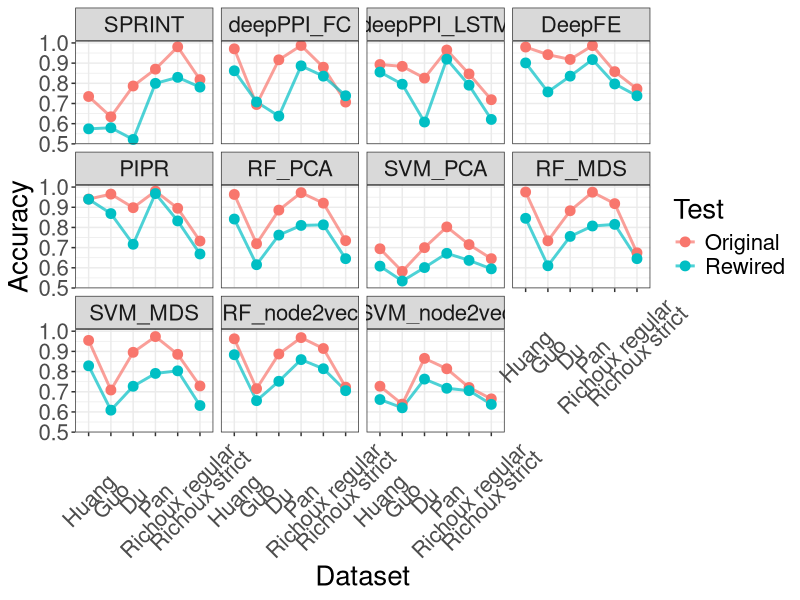
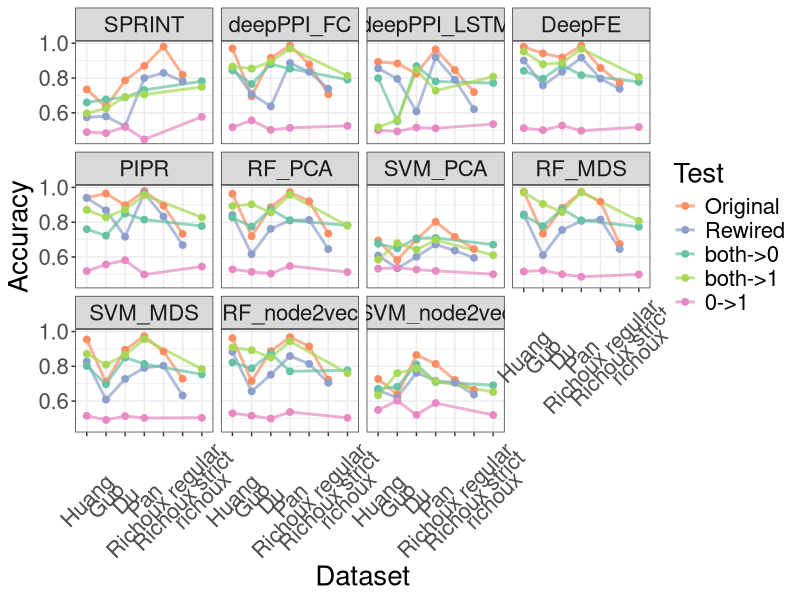
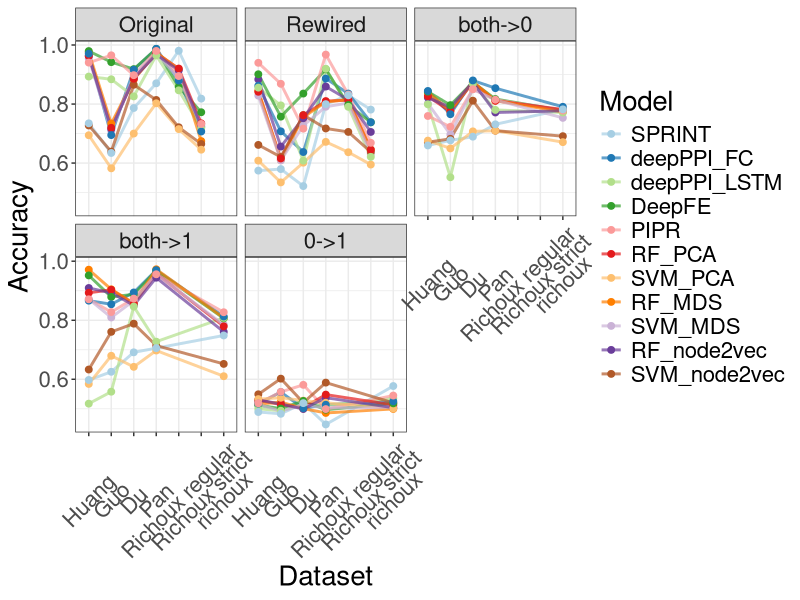
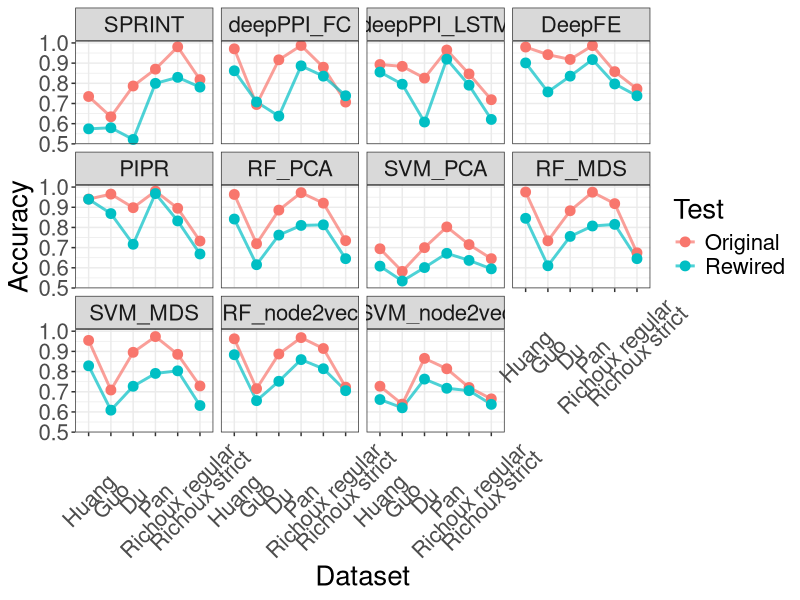
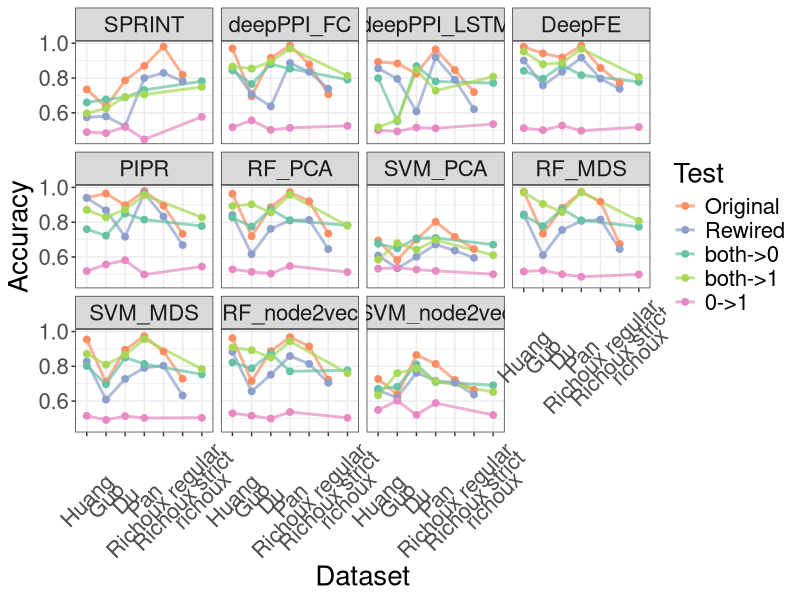
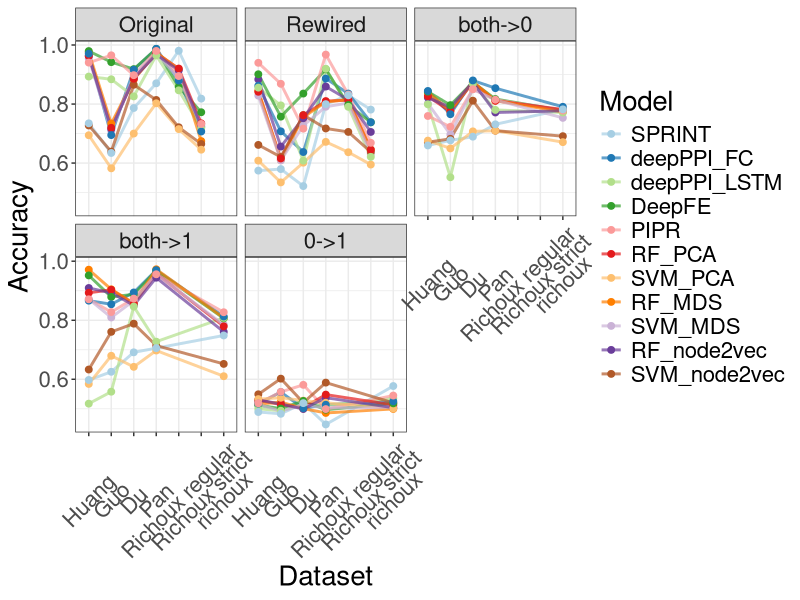

The R source for these figures, in order:
library(data.table)
library(ggplot2)
library(RColorBrewer)
library(pheatmap)

original_results <- fread('results/original.csv')
original_results$Test <- 'Original'
rewired_results <- fread('results/rewired.csv')
rewired_results$Test <- 'Rewired'
partition_results <- fread('results/partition.csv')
colnames(partition_results) <- c('Model', 'Dataset', 'Accuracy', 'Test')

all_results <- rbind(original_results, rewired_results)
all_results <- all_results[, Model := factor(Model, 
                                             levels=c("SPRINT", 
                                                      "deepPPI_FC", "deepPPI_LSTM",  
                                                      "DeepFE", "PIPR", "RF_PCA","SVM_PCA", "RF_MDS", "SVM_MDS",
                                                      "RF_node2vec",  "SVM_node2vec"))]
all_results <- all_results[, Dataset := factor(Dataset, 
                                               levels = c("huang", "guo", "du", "pan", "richoux-regular", "richoux-strict"))]

ggplot(all_results, aes(x=Dataset, y = Accuracy, color=Test, group=Test))+
  geom_line(size=1, alpha=0.7)+
  geom_point(size=3)+
  facet_wrap(~Model)+
  theme_bw()+
  theme(text = element_text(size=20),axis.text.x = element_text(angle = 45, vjust = 0.5, hjust=0.5))+
  scale_x_discrete(labels=c("huang" = "Huang", "guo" = "Guo",
                            "du" = "Du","pan" = "Pan", "richoux-regular" = "Richoux regular",
                            "richoux-strict" = "Richoux strict"))
ggsave("./original_vs_rewired.png",height=8, width=10)

all_results <- rbind(all_results, partition_results)
all_results[, Test := factor(Test, levels=c('Original', 'Rewired', 'both->0', 'both->1', '0->1'))]
ggplot(all_results, aes(x=Dataset, y = Accuracy, color=Test, group=Test))+
  geom_line(size=1, alpha=0.7)+
  geom_point(size=2)+
  facet_wrap(~Model)+
  theme_bw()+
  theme(text = element_text(size=20),axis.text.x = element_text(angle = 45, vjust = 0.5, hjust=0.5))+
  scale_x_discrete(labels=c("huang" = "Huang", "guo" = "Guo",
                            "du" = "Du","pan" = "Pan", "richoux-regular" = "Richoux regular",
                            "richoux-strict" = "Richoux strict"))+
  scale_color_manual(values = brewer.pal(5,"Set2")[c(2,3,1,5,4)])
ggsave("./original_vs_rewired_vs_partitions.png",height=8, width=10)

ggplot(all_results, aes(x=Dataset, y = Accuracy, color=Model, group=Model))+
  geom_line(size=1, alpha=0.7)+
  geom_point(size=2)+
  facet_wrap(~Test)+
  theme_bw()+
  theme(text = element_text(size=20),axis.text.x = element_text(angle = 45, vjust = 0.5, hjust=0.5))+
  scale_x_discrete(labels=c("huang" = "Huang", "guo" = "Guo",
                            "du" = "Du","pan" = "Pan", "richoux-regular" = "Richoux regular",
                            "richoux-strict" = "Richoux strict"))+
  scale_color_manual(values = brewer.pal(12,"Paired")[-11])
ggsave("./original_vs_rewired_vs_partitions_models.png",height=8, width=10)


result_mat <- as.matrix(dcast(all_results, Model ~ Dataset + Test, value.var = "Accuracy"))
rownames(result_mat) <- result_mat[, "Model"]
result_mat <- result_mat[, -1]
class(result_mat) <- "numeric"
annotation_col <- as.data.frame(tstrsplit(colnames(result_mat), '_'), col.names = c('Dataset', 'Test'))
rownames(annotation_col) <- colnames(result_mat)
annotation_col$Dataset <- factor(annotation_col$Dataset, 
                                 levels = c('huang', 'guo', 'du', 'pan', 'richoux', 'richoux-regular', 'richoux-strict'))
annotation_col$Test <- factor(annotation_col$Test, 
                              levels = c('Original', 'Rewired', 'both->1', 'both->0', '0->1'))
annotation_col <- annotation_col[order(annotation_col$Test, annotation_col$Dataset), ]
result_mat <- result_mat[, rownames(annotation_col)]
pheatmap(result_mat, 
         annotation_col = annotation_col, 
         cluster_rows = FALSE,
         cluster_cols = FALSE,
         gaps_row = 5,
         gaps_col = c(6,12,17,22),
         filename = './heatmap_results.png',
         width=8,
         height=5,
         labels_col = c("Huang (4,276)", "Guo (7,754)",
                        "Du (24,279)", "Pan (41,392)",
                        "Richoux regular (66,477)",
                        "Richoux strict (67,231)", #rewired
                        "Huang (4,289)", "Guo (7,747)",
                        "Du (24,285)", "Pan (41,064)", 
                        "Richoux regular (66,652)",
                        "Richoux strict (67,363)", #partition both ->1
                        "Huang (2,392)", "Guo (3,375)",
                        "Du (12,631)", "Pan (20,869)",
                        "Richoux (34,961)", #partition both -> 0
                        "Huang (2,392)", "Guo (3,375)",
                        "Du (12,631)", "Pan (20,869)",
                        "Richoux (34,961)", #partition 0 -> 1
                        "Huang (1,343)", "Guo (4,739)",
                        "Du (13,038)", "Pan (20,480)",
                        "Richoux (30,069)"
                        ),
         
         )
